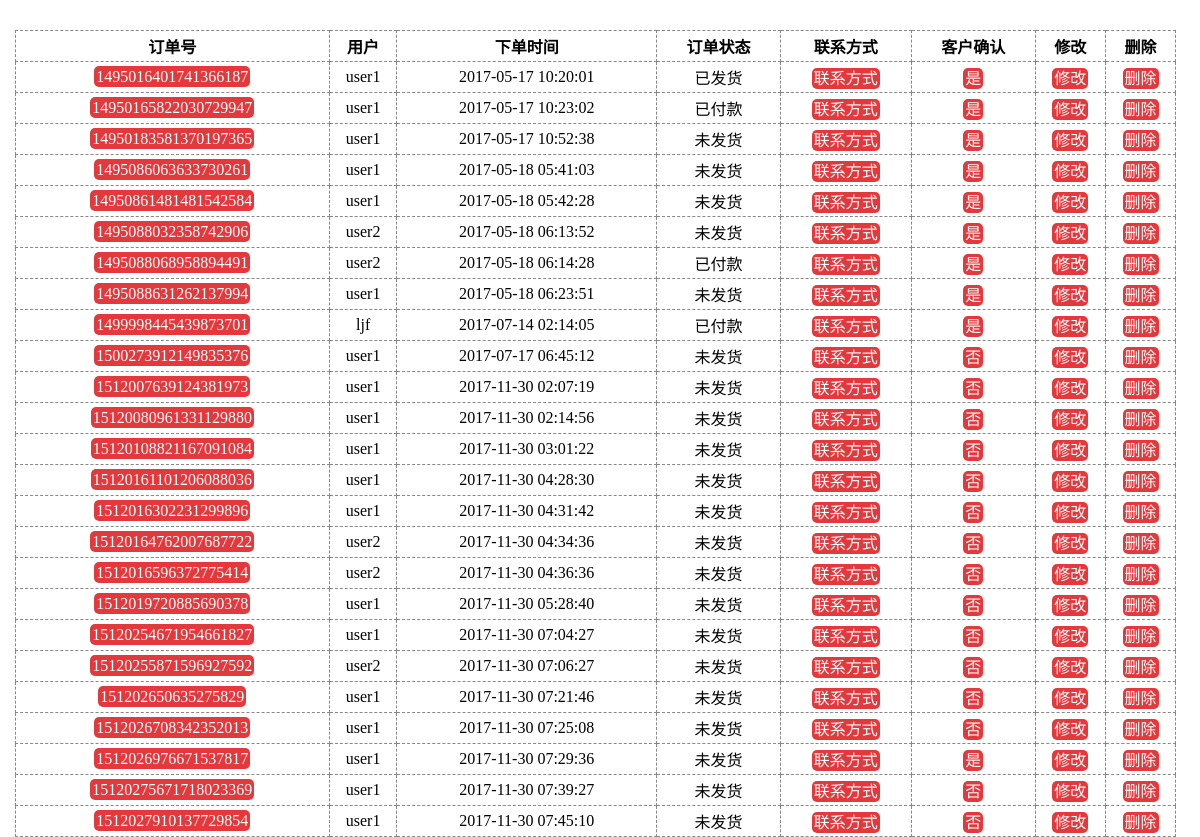
/admin/indent/index.php (signed in), run on the app's committed database.
### tables this page shows
CREATE TABLE `indent` (
  `id` int(11) UNSIGNED NOT NULL,
  `code` varchar(50) NOT NULL,
  `user_id` int(11) NOT NULL,
  `time` int(11) NOT NULL,
  `status_id` int(11) NOT NULL DEFAULT '1',
  `touch_id` int(11) NOT NULL,
  `shop_id` int(10) UNSIGNED NOT NULL,
  `price` float UNSIGNED NOT NULL,
  `num` int(10) UNSIGNED NOT NULL,
  `confirm` tinyint(4) NOT NULL DEFAULT '0'
);

CREATE TABLE `user` (
  `id` int(11) NOT NULL,
  `username` varchar(50) NOT NULL,
  `password` varchar(50) NOT NULL,
  `isadmin` tinyint(4) NOT NULL DEFAULT '0'
);

CREATE TABLE `status` (
  `id` int(11) NOT NULL,
  `name` varchar(50) NOT NULL
);

### admin/indent/index.php (the view, shortened to what this page needs)
<?php
   $sql = "select indent.*,user.username,status.name from indent,user,status where indent.user_id=user.id and indent.status_id=status.id group by indent.code";
$rst = mysql_query($sql);
?>
<!DOCTYPE html>
<html>
<head>
	<link rel="stylesheet" href="../public/css/index.css">
</head>
<body>
<div class="main">
    <table>
    	<tr>
    		<th>订单号</th>
            <th>用户</th>
            <th>下单时间</th>
            <th>订单状态</th>
    	    <th>联系方式</th>
            <th>客户确认</th>
    		<th>修改</th>
    		<th>删除</th>
    	</tr>
    	<?php
    	while ($row = mysql_fetch_assoc($rst)) {
    		echo "<tr>";
    		echo "<td><a href = 'code.php?code={$row['code']}'>{$row['code']}</a></td>";
    		echo "<td>{$row['username']}</td>";
            echo "<td>".date('Y-m-d H:i:s',$row['time'])."</td>";
            echo "<td>{$row['name']}</td>";
            echo "<td><a href='touch.php?touch_id={$row['touch_id']}'>联系方式</a></td>";
            if($row['confirm']){
                echo "<td><a>是</a></td>";
            }else{
               echo "<td><a>否</a></td>";
            }
    		echo "<td><a href = 'edit.php?code={$row['code']}&status_id={$row['status_id']}'>修改</a></td>";
    		echo "<td><a href = 'delete.php?code={$row['code']}'>删除</a></td>";
    		echo "</tr>";
    	}
    	?>
    </table>
 </div>
</body>
</html>

### admin/public/css/index.css (style rules this page uses)
* { margin: 0px; padding: 0px; font-family: 微软雅黑; }
a { text-decoration: none; background: #E4393C; color: #fff; border-radius: 5px; padding: 2px; }
.main { padding-left: 15px; padding-top: 30px; }
.main table { width: 98%; border-collapse: collapse; border-spacing: 0px; }
.main td,.main th { border: 1px dashed #888; text-align: center; height: 30px; }

### data on the page
indent: code "1495016401741366187", user.username "user1", time "2017-05-17 10:20:01", status.name "已发货", confirm "是"
indent: code "14950165822030729947", user.username "user1", time "2017-05-17 10:23:02", status.name "已付款", confirm "是"
indent: code "14950183581370197365", user.username "user1", time "2017-05-17 10:52:38", status.name "未发货", confirm "是"
indent: code "1495086063633730261", user.username "user1", time "2017-05-18 05:41:03", status.name "未发货", confirm "是"
indent: code "14950861481481542584", user.username "user1", time "2017-05-18 05:42:28", status.name "未发货", confirm "是"
indent: code "1495088032358742906", user.username "user2", time "2017-05-18 06:13:52", status.name "未发货", confirm "是"
indent: code "1495088068958894491", user.username "user2", time "2017-05-18 06:14:28", status.name "已付款", confirm "是"
indent: code "1495088631262137994", user.username "user1", time "2017-05-18 06:23:51", status.name "未发货", confirm "是"
indent: code "1499998445439873701", user.username "ljf", time "2017-07-14 02:14:05", status.name "已付款", confirm "是"
indent: code "1500273912149835376", user.username "user1", time "2017-07-17 06:45:12", status.name "未发货", confirm "否"
indent: code "1512007639124381973", user.username "user1", time "2017-11-30 02:07:19", status.name "未发货", confirm "否"
indent: code "15120080961331129880", user.username "user1", time "2017-11-30 02:14:56", status.name "未发货", confirm "否"
indent: code "15120108821167091084", user.username "user1", time "2017-11-30 03:01:22", status.name "未发货", confirm "否"
indent: code "15120161101206088036", user.username "user1", time "2017-11-30 04:28:30", status.name "未发货", confirm "否"
indent: code "1512016302231299896", user.username "user1", time "2017-11-30 04:31:42", status.name "未发货", confirm "否"
indent: code "15120164762007687722", user.username "user2", time "2017-11-30 04:34:36", status.name "未发货", confirm "否"
indent: code "1512016596372775414", user.username "user2", time "2017-11-30 04:36:36", status.name "未发货", confirm "否"
indent: code "1512019720885690378", user.username "user1", time "2017-11-30 05:28:40", status.name "未发货", confirm "否"
indent: code "15120254671954661827", user.username "user1", time "2017-11-30 07:04:27", status.name "未发货", confirm "否"
indent: code "15120255871596927592", user.username "user2", time "2017-11-30 07:06:27", status.name "未发货", confirm "否"
indent: code "151202650635275829", user.username "user1", time "2017-11-30 07:21:46", status.name "未发货", confirm "否"
indent: code "1512026708342352013", user.username "user1", time "2017-11-30 07:25:08", status.name "未发货", confirm "否"
indent: code "1512026976671537817", user.username "user1", time "2017-11-30 07:29:36", status.name "未发货", confirm "是"
indent: code "15120275671718023369", user.username "user1", time "2017-11-30 07:39:27", status.name "未发货", confirm "否"
indent: code "1512027910137729854", user.username "user1", time "2017-11-30 07:45:10", status.name "未发货", confirm "否"
